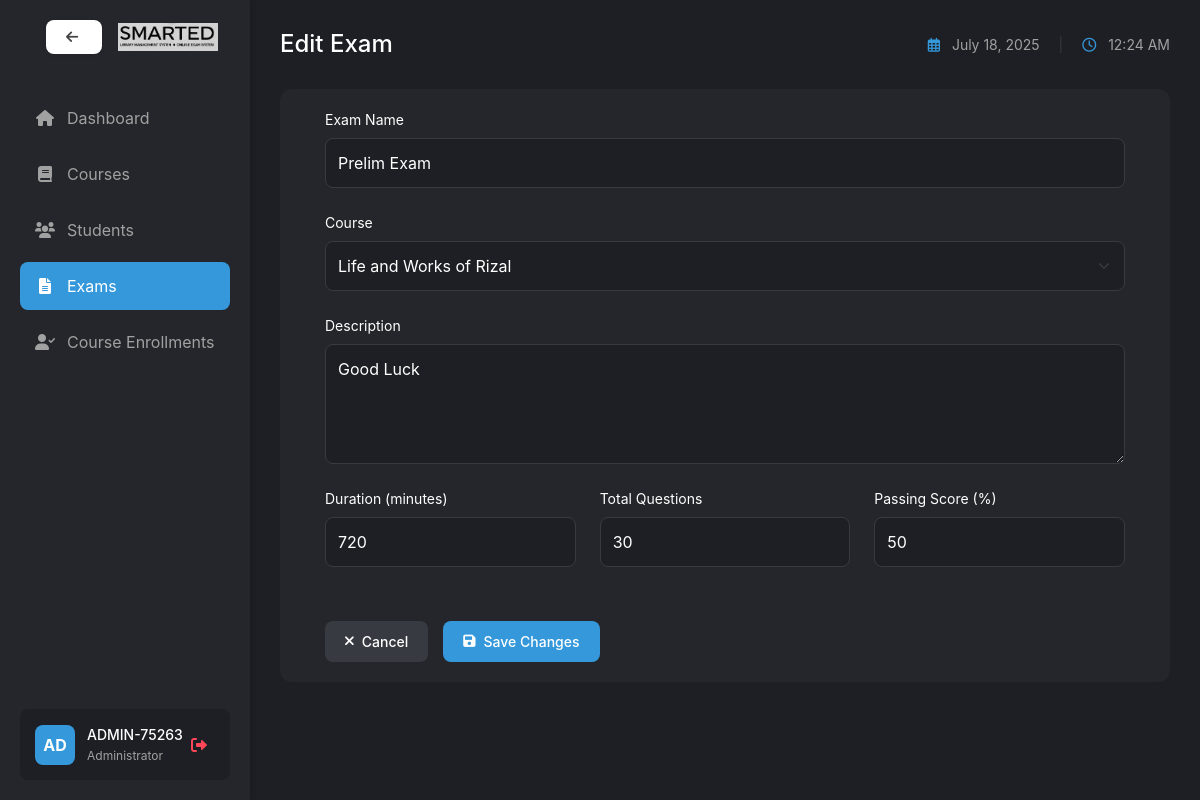
The app's page /exam/admin/edit_exam.php?id=23 (signed in) with its own data.
### tables this page shows
CREATE TABLE `exams` (
  `exam_id` int(11) NOT NULL,
  `course_id` int(11) DEFAULT NULL,
  `exam_name` varchar(100) NOT NULL,
  `description` text DEFAULT NULL,
  `duration` int(11) NOT NULL,
  `total_questions` int(11) NOT NULL,
  `passing_score` int(11) NOT NULL,
  `start_date` datetime DEFAULT NULL,
  `end_date` datetime DEFAULT NULL,
  `created_at` timestamp NOT NULL DEFAULT current_timestamp(),
  `min_multiple_choice` int(11) NOT NULL DEFAULT 10,
  `min_true_false` int(11) NOT NULL DEFAULT 10,
  `min_matching` int(11) NOT NULL DEFAULT 10,
  `allowed_types` varchar(100) DEFAULT 'multiple_choice,true_false,matching'
);

CREATE TABLE `courses` (
  `course_id` int(11) NOT NULL,
  `course_name` varchar(255) NOT NULL,
  `description` text DEFAULT NULL,
  `created_at` timestamp NOT NULL DEFAULT current_timestamp()
);

### exam/admin/edit_exam.php (the view, shortened to what this page needs)
<?php
require_once '../../shared/db_connect.php';
$stmt = $pdo->prepare("SELECT * FROM admins WHERE admin_id = ?");
$stmt->execute([$_SESSION['admin_id']]);
$admin = $stmt->fetch(PDO::FETCH_ASSOC);
$exam_id = isset($_GET['id']) ? (int)$_GET['id'] : 0;
$courses = $pdo->query("SELECT * FROM courses ORDER BY course_name")->fetchAll();
try {
    $stmt = $pdo->prepare("SELECT * FROM exams WHERE exam_id = ?");
    $stmt->execute([$exam_id]);
    $exam = $stmt->fetch(PDO::FETCH_ASSOC);
} catch(PDOException $e) {
    $_SESSION['error'] = "Error fetching exam details";
    header("Location: exams.php");
    exit();
}
?>
<!DOCTYPE html>
<html lang="en">
<head>
    <link href="https://cdn.jsdelivr.net/npm/bootstrap@5.1.3/dist/css/bootstrap.min.css" rel="stylesheet">
    <link rel="stylesheet" href="https://cdnjs.cloudflare.com/ajax/libs/font-awesome/6.0.0/css/all.min.css">
    <link rel="stylesheet" href="/finalProject/assets/css/styles.css">
</head>
<body class="dashboard-layout">
    <div class="sidebar">
        <div class="brand-section">
            <a href="../../shared/choose_dashboard.php" class="btn btn-light ms-3" style="background: #fff; color: rgba(66, 65, 65, 0.99); border: none; font-weight: bold; box-shadow: 0 1px 4px rgba(0,0,0,0.05);"><i class="fas fa-arrow-left me-1"></i></a>
            <img src="smarted-letter-only.jpg" alt="SmartED Logo" class=" img-fluid ms-3" style="max-width: 100px;">
        </div>
        <nav class="nav-menu">
            <ul>
                <li class="nav-item">
                    <a href="admin_dashboard.php" class="nav-link">
                        <i class="fas fa-home"></i>
                        <span>Dashboard</span>
                    </a>
                </li>
                <li class="nav-item">
                    <a href="courses.php" class="nav-link">
                        <i class="fas fa-book"></i>
                        <span>Courses</span>
                    </a>
                </li>
                <li class="nav-item">
                    <a href="students.php" class="nav-link">
                        <i class="fas fa-users"></i>
                        <span>Students</span>
                    </a>
                </li>
                <li class="nav-item">
                    <a href="exams.php" class="nav-link active">
                        <i class="fas fa-file-alt"></i>
                        <span>Exams</span>
                    </a>
                </li>
                <li class="nav-item">
                    <a href="approve_students.php" class="nav-link">
                        <i class="fas fa-user-check"></i>
                        <span>Course Enrollments</span>
                    </a>
                </li>
            </ul>
        </nav>
        <div class="admin-section">
            <div class="admin-avatar">AD</div>
            <div class="admin-details">
                <div class="admin-name"><?php echo htmlspecialchars($admin['admin_id']); ?></div>
                <div class="admin-role">Administrator</div>
            </div>
            <a href="../logout.php" class="logout-btn">
                <i class="fas fa-sign-out-alt"></i>
            </a>
        </div>
    </div>
    <div class="main-content">
        <div class="content-header">
            <h1>Edit Exam</h1>
            <div class="date-time">
                <i class="far fa-calendar-alt"></i>
                <?php echo date('F d, Y'); ?>
                <span class="separator">|</span>
                <i class="far fa-clock"></i>
                <span id="live-time"></span>
            </div>
        </div>
        <div class="dashboard-section">
            <form method="POST" action="" class="exam-form">
                <div class="form-group mb-4">
                    <label for="exam_name" class="form-label">Exam Name</label>
                    <input type="text" class="form-control" id="exam_name" name="exam_name"
                           value="<?php echo htmlspecialchars($exam['exam_name']); ?>" required>
                </div>
                <div class="form-group mb-4">
                    <label for="course_id" class="form-label">Course</label>
                    <select class="form-select" id="course_id" name="course_id" required>
                        <?php foreach ($courses as $course): ?>
                            <option value="<?php echo $course['course_id']; ?>"
                                    <?php echo ($exam['course_id'] == $course['course_id']) ? 'selected' : ''; ?>>
                                <?php echo htmlspecialchars($course['course_name']); ?>
                            </option>
                        <?php endforeach; ?>
                    </select>
                </div>
                <div class="form-group mb-4">
                    <label for="description" class="form-label">Description</label>
                    <textarea class="form-control" id="description" name="description" rows="3"><?php echo htmlspecialchars($exam['description']); ?></textarea>
                </div>
                <div class="row">
                    <div class="col-md-4">
                        <div class="form-group mb-4">
                            <label for="duration" class="form-label">Duration (minutes)</label>
                            <input type="number" class="form-control" id="duration" name="duration"
                                   value="<?php echo htmlspecialchars($exam['duration']); ?>" min="1" required>
                        </div>
                    </div>
                    <div class="col-md-4">
                        <div class="form-group mb-4">
                            <label for="total_questions" class="form-label">Total Questions</label>
                            <input type="number" class="form-control" id="total_questions" name="total_questions"
                                   value="<?php echo htmlspecialchars($exam['total_questions']); ?>" min="1" required>
                        </div>
                    </div>
                    <div class="col-md-4">
                        <div class="form-group mb-4">
                            <label for="passing_score" class="form-label">Passing Score (%)</label>
                            <input type="number" class="form-control" id="passing_score" name="passing_score"
                                   value="<?php echo htmlspecialchars($exam['passing_score']); ?>" min="1" max="100" required>
                        </div>
                    </div>
                </div>
                <div class="form-actions">
                    <a href="exams.php" class="btn btn-secondary">
                        <i class="fas fa-times"></i> Cancel
                    </a>
                    <button type="submit" class="btn btn-primary">
                        <i class="fas fa-save"></i> Save Changes
                    </button>
                </div>
            </form>
        </div>
    </div>
</body>
</html>

### exam/assets/css/styles.css (style rules this page uses)
body { background-color: #1e1f25; color: #a1a1a1; font-family: -apple-system, BlinkMacSystemFont, "Segoe UI", Roboto, Helvetica, Arial, sans-serif; margin: 0; padding: 0; }
.dashboard-layout { display: flex; min-height: 100vh; }
.sidebar { width: 250px; background-color: rgb(53, 54, 57); padding: 20px; display: flex; flex-direction: column; box-shadow: 2px 0 5px rgba(0, 0, 0, 0.1); }
.brand-section { display: flex; align-items: center; margin-bottom: 40px; padding: 0 10px; }
.nav-menu { flex: 1; }
.nav-menu ul { list-style: none; padding: 0; margin: 0; }
.nav-item { margin-bottom: 8px; }
.nav-link { display: flex; align-items: center; padding: 12px 15px; color: #a1a1a1; text-decoration: none; border-radius: 8px; transition: all 0.3s ease; }
.nav-link:hover, .nav-link.active { background-color: #3498db; color: white; }
.nav-link i { margin-right: 12px; width: 20px; text-align: center; }
.admin-section { display: flex; align-items: center; padding: 15px; background-color: #1e1f25; border-radius: 8px; margin-top: auto; }
.admin-avatar { width: 40px; height: 40px; background-color: #3498db; border-radius: 8px; display: flex; align-items: center; justify-content: center; color: white; font-weight: bold; margin-right: 12px; }
.admin-details { flex: 1; }
.admin-name { color: white; font-size: 14px; margin-bottom: 2px; font-weight: 500; }
.admin-role { color: #a1a1a1; font-size: 12px; }
.logout-btn { color: #ff4757; text-decoration: none; padding: 8px; border-radius: 6px; transition: all 0.3s ease; }
.main-content { flex: 1; padding: 30px; overflow-y: auto; max-width: 1500px; width: 100%; }
.content-header { display: flex; justify-content: space-between; align-items: center; margin-bottom: 30px; }
.content-header h1 { color: white; font-size: 24px; margin: 0; }
.date-time { color: #a1a1a1; font-size: 14px; }
.date-time i { margin-right: 8px; color: #3498db; }
.separator { margin: 0 15px; color: #373a40; }
.dashboard-section { background-color: rgb(53, 54, 57); border-radius: 12px; padding: 20px; margin-bottom: 30px; }

### records on screen
exams: exam_name "Prelim Exam", course_id "Life and Works of Rizal", description "Good Luck", duration "720", total_questions "30", passing_score "50"

### other values on screen
$admin['admin_id'] "ADMIN-75263"
